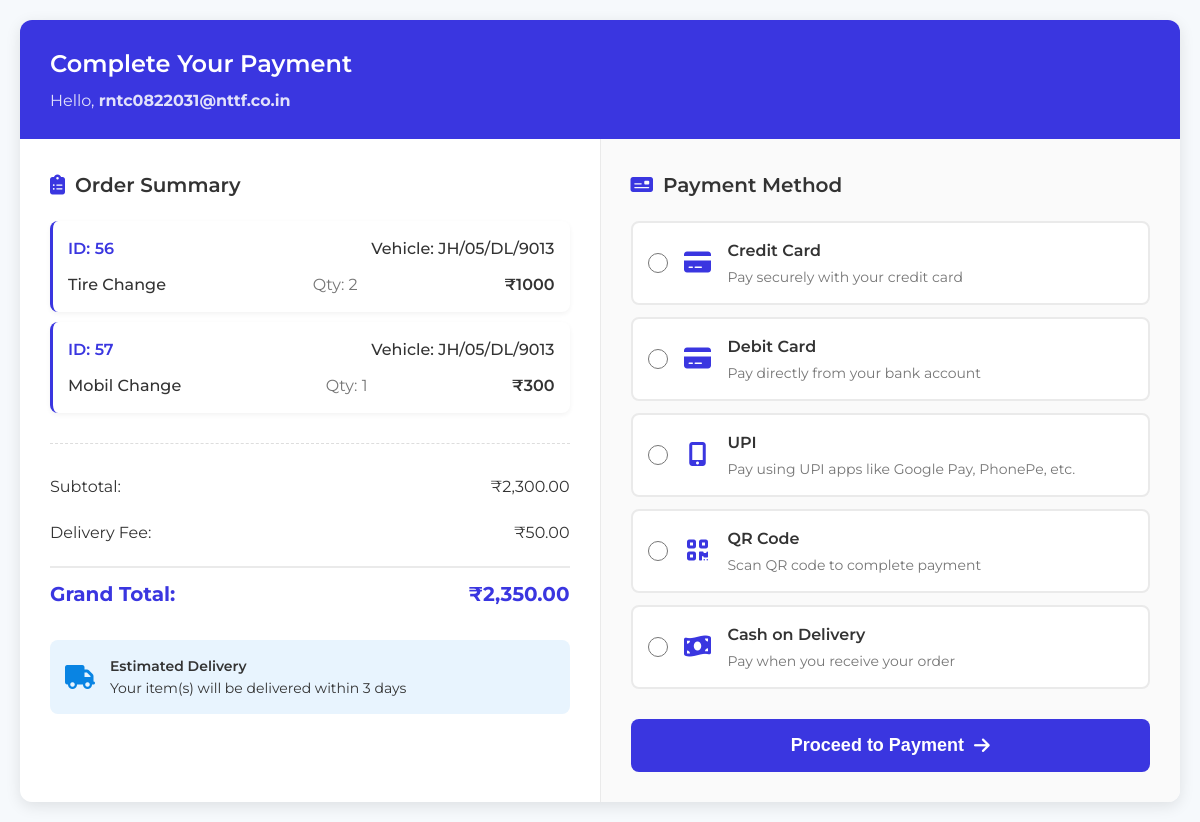
Page /php/payment.php (signed in) on the earlier database version.
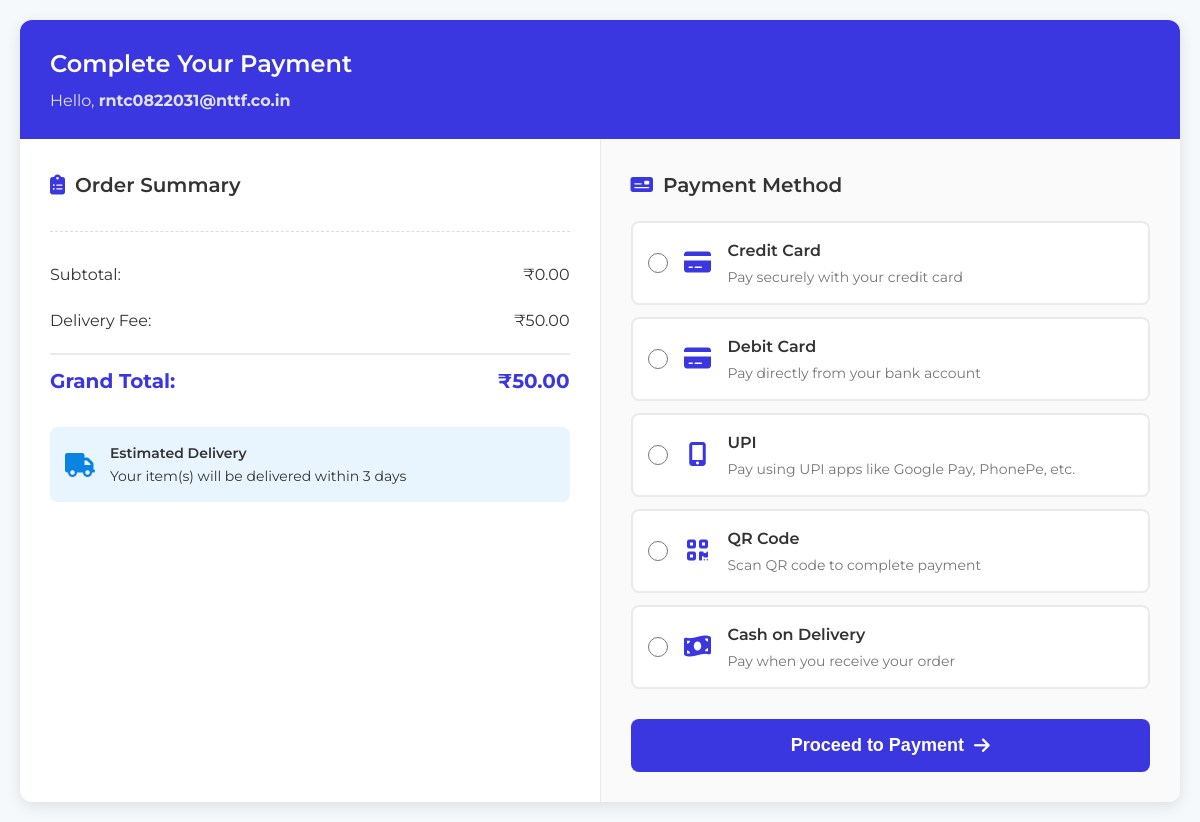
Same page on the later database version.
### tables this page shows
CREATE TABLE `service` (
  `ID` int(100) NOT NULL,
  `V_TYPE` varchar(20) NOT NULL,
  `V_NUMBER` varchar(14) NOT NULL,
  `EMAIL` varchar(30) NOT NULL,
  `PHONE` varchar(12) NOT NULL,
  `WANT` varchar(20) NOT NULL,
  `DATE` date NOT NULL DEFAULT current_timestamp(),
  `PRICE` int(100) NOT NULL,
  `QUANTITY` int(10) NOT NULL,
  `ADDRESS` varchar(50) NOT NULL
);

### php/payment.php (the view, shortened to what the changed rows need)
<?php
$con = mysqli_connect('localhost', 'root', '', 'final');
$email = $_SESSION['email'];
$query = "SELECT * FROM service WHERE EMAIL = '" . mysqli_real_escape_string($con, $email) . "'";
$result = mysqli_query($con, $query);
$services = [];
$totalPrice = 0;
if ($result) {
    while ($row = mysqli_fetch_assoc($result)) {
        $services[] = $row;
        $totalPrice += floatval($row['PRICE']) * intval($row['QUANTITY']);
    }
}
?>
<!DOCTYPE html>
<html lang="en">
<head>
    <link rel="stylesheet" href="https://cdnjs.cloudflare.com/ajax/libs/font-awesome/6.4.0/css/all.min.css">
</head>
<body>
    <div class="container">
        <div class="payment-section">
            <div class="header">
                <h1>Complete Your Payment</h1>
            </div>
            <div class="content">
                <div class="left-panel">
                    <h2 class="section-title"><i class="fas fa-clipboard-list"></i> Order Summary</h2>
                    <div class="order-summary">
                        <?php foreach ($services as $service): ?>
                        <div class="order-item">
                            <div class="order-item-header">
                                <div class="order-item-id">ID: <?php echo htmlspecialchars($service['ID']); ?></div>
                                <div class="order-item-vehicle">Vehicle: <?php echo htmlspecialchars($service['V_NUMBER']); ?></div>
                            </div>
                            <div class="order-item-details">
                                <div class="order-item-part"><?php echo htmlspecialchars($service['WANT']); ?></div>
                                <div class="order-item-quantity">Qty: <?php echo htmlspecialchars($service['QUANTITY']); ?></div>
                                <div class="order-item-price">₹<?php echo htmlspecialchars($service['PRICE']); ?></div>
                            </div>
                        </div>
                        <?php endforeach; ?>
                    </div>
                    <div class="total-section">
                        <div class="total-row">
                            <div>Subtotal:</div>
                            <div>₹<?php echo number_format($totalPrice, 2); ?></div>
                        </div>
                        <div class="total-row grand-total">
                            <div>Grand Total:</div>
                            <div>₹<?php echo number_format($totalPrice + 50, 2); ?></div>
                        </div>
                    </div>
                </div>
                <div class="right-panel">
                    <h2 class="section-title"><i class="fas fa-money-check"></i> Payment Method</h2>
                </div>
            </div>
        </div>
    </div>
</body>
</html>

Differences in the rows shown:
removed service: ID "56", V_NUMBER "JH/05/DL/9013", WANT "Tire Change", QUANTITY "2", PRICE "1000"
removed service: ID "57", V_NUMBER "JH/05/DL/9013", WANT "Mobil Change", QUANTITY "1", PRICE "300"
Other differences:
$totalPrice: "2,300.00" → "0.00"
$totalPrice + 50: "2,350.00" → "50.00"
